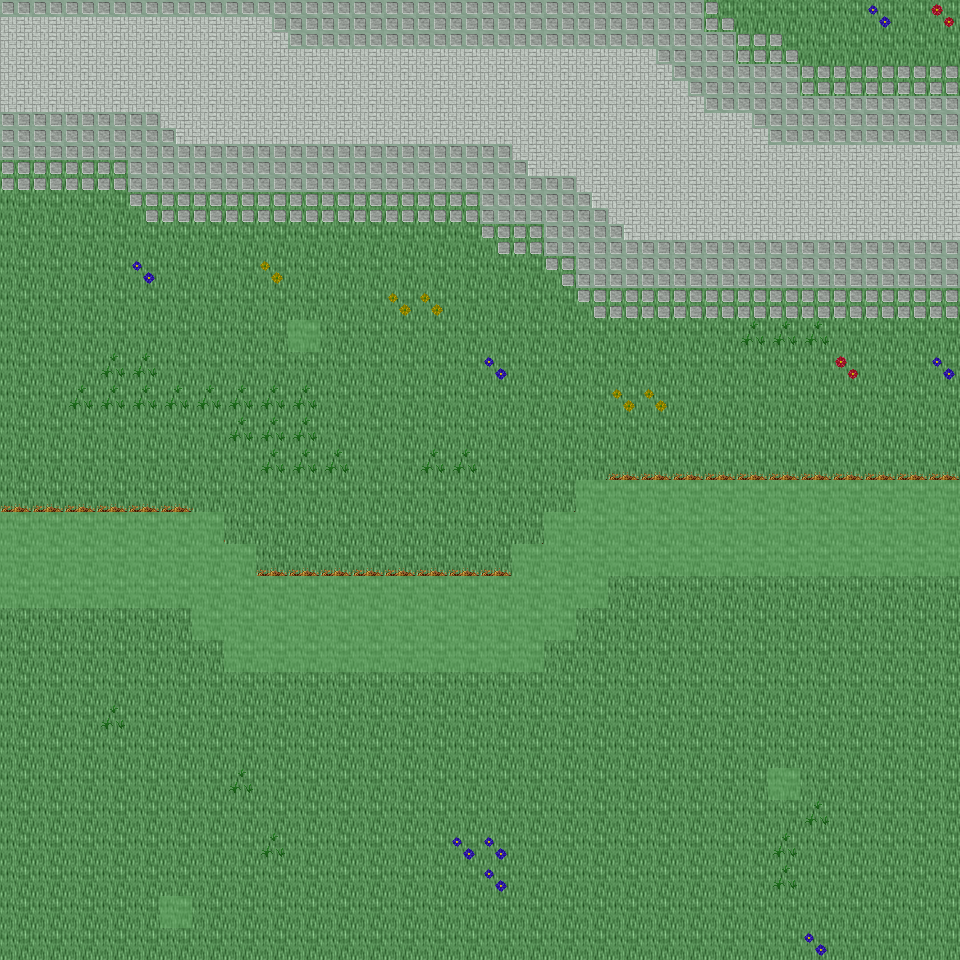

Tiled map render using the project's own tile images. Description and the map definition, with tile-layer contents summarised, below:
An orthogonal 30x30 tile map with 32x32 px tiles, 6 tile layers (Ground, Object, Object2, Above, ...), 19 tilesets and 4 objects (4x mapExit).

<map version="1.0" orientation="orthogonal" renderorder="right-down" width="30" height="30" tilewidth="32" tileheight="32" nextobjectid="5">
  <tileset firstgid="1" name="tileset_ground_ground" tilewidth="32" tileheight="32" tilecount="33" columns="3">
    <image source="../drawable/tileset_ground_ground.png" width="96" height="352" />
  </tileset>
  <tileset firstgid="34" name="tileset_ground_water_pool" tilewidth="32" tileheight="32" tilecount="72" columns="3">
    <image source="../drawable/tileset_ground_water_pool.png" width="96" height="768" />
  </tileset>
  <tileset firstgid="106" name="tileset_ground_ridge_earth_dark" tilewidth="32" tileheight="32" tilecount="96" columns="12">
    <image source="../drawable/tileset_ground_ridge_earth_dark.png" width="384" height="256" />
  </tileset>
  <tileset firstgid="202" name="tileset_ground_grass_edges" tilewidth="32" tileheight="32" tilecount="36" columns="12">
    <image source="../drawable/tileset_ground_grass_edges.png" width="384" height="96" />
  </tileset>
  <tileset firstgid="238" name="tileset_ground_earth_edges" tilewidth="32" tileheight="32" tilecount="18" columns="6">
    <image source="../drawable/tileset_ground_earth_edges.png" width="192" height="96" />
  </tileset>
  <tileset firstgid="256" name="tileset_ground_grass_corners" tilewidth="32" tileheight="32" tilecount="24" columns="6">
    <image source="../drawable/tileset_ground_grass_corners.png" width="192" height="128" />
  </tileset>
  <tileset firstgid="280" name="tileset_plant_grasses" tilewidth="32" tileheight="32" tilecount="6" columns="3">
    <image source="../drawable/tileset_plant_grasses.png" width="96" height="64" />
  </tileset>
  <tileset firstgid="286" name="tileset_plant_flower_daisy_blue" tilewidth="32" tileheight="32" tilecount="8" columns="2">
    <image source="../drawable/tileset_plant_flower_daisy_blue.png" width="64" height="128" />
  </tileset>
  <tileset firstgid="294" name="tileset_plant_flower_daisy_yellow" tilewidth="32" tileheight="32" tilecount="8" columns="2">
    <image source="../drawable/tileset_plant_flower_daisy_yellow.png" width="64" height="128" />
  </tileset>
  <tileset firstgid="302" name="tileset_plant_bush_bushes" tilewidth="32" tileheight="32" tilecount="10" columns="5">
    <image source="../drawable/tileset_plant_bush_bushes.png" width="160" height="64" />
  </tileset>
  <tileset firstgid="312" name="tileset_plant_flower_daisy_red" tilewidth="32" tileheight="32" tilecount="8" columns="2">
    <image source="../drawable/tileset_plant_flower_daisy_red.png" width="64" height="128" />
  </tileset>
  <tileset firstgid="320" name="tileset_plant_flower_daisy_white" tilewidth="32" tileheight="32" tilecount="8" columns="2">
    <image source="../drawable/tileset_plant_flower_daisy_white.png" width="64" height="128" />
  </tileset>
  <tileset firstgid="328" name="tileset_item_statue_bird" tilewidth="32" tileheight="32" tilecount="8" columns="2">
    <image source="../drawable/tileset_item_statue_bird.png" width="64" height="128" />
  </tileset>
  <tileset firstgid="336" name="tileset_logic_collision" tilewidth="32" tileheight="32" tilecount="1" columns="1">
    <image source="../drawable/tileset_logic_collision.png" width="32" height="32" />
  </tileset>
  <tileset firstgid="337" name="tileset_ground_green_paving" tilewidth="32" tileheight="32" tilecount="18" columns="3">
    <image source="../drawable/tileset_ground_green_paving.png" width="96" height="192" />
  </tileset>
  <tileset firstgid="355" name="tileset_logic_protection" tilewidth="32" tileheight="32" tilecount="2" columns="2">
    <image source="../drawable/tileset_logic_protection.png" width="64" height="32" />
  </tileset>
  <tileset firstgid="357" name="tileset_building_castle" tilewidth="32" tileheight="32" tilecount="320" columns="20">
    <image source="../drawable/tileset_building_castle.png" width="640" height="512" />
  </tileset>
  <tileset firstgid="677" name="tileset_logic_creature_reptile" tilewidth="32" tileheight="32" tilecount="7" columns="7">
    <image source="../drawable/tileset_logic_creature_reptile.png" width="224" height="32" />
  </tileset>
  <tileset firstgid="684" name="tileset_logic_creature_rodent" tilewidth="32" tileheight="32" tilecount="8" columns="8">
    <image source="../drawable/tileset_logic_creature_rodent.png" width="256" height="32" />
  </tileset>
  <layer name="Ground" width="30" height="30">
    <data>[900 cells, 900 non-empty, 2 distinct tile ids]</data>
  </layer>
  <layer name="Object" width="30" height="30">
    <data>[900 cells, 359 non-empty, 22 distinct tile ids]</data>
  </layer>
  <layer name="Object2" width="30" height="30">
    <data>[900 cells, 45 non-empty, 5 distinct tile ids]</data>
  </layer>
  <layer name="Above" width="30" height="30">
    <data>[900 cells, 0 non-empty, 0 distinct tile ids]</data>
  </layer>
  <layer name="Above2" width="30" height="30">
    <data>[900 cells, 0 non-empty, 0 distinct tile ids]</data>
  </layer>
  <layer name="Walkable" width="30" height="30">
    <data>[900 cells, 98 non-empty, 1 distinct tile ids]</data>
  </layer>
  <objectgroup name="MapEvents">
    <object id="1" name="north" type="mapExit" x="0" y="0" width="960" height="32">
      <properties>
        <property name="map" value="level_0_x85_y93" />
        <property name="x" value="0" />
        <property name="y" value="28" />
      </properties>
    </object>
    <object id="2" name="south" type="mapExit" x="0" y="928" width="960" height="32">
      <properties>
        <property name="map" value="level_0_x85_y95" />
        <property name="x" value="0" />
        <property name="y" value="1" />
      </properties>
    </object>
    <object id="3" name="east" type="mapExit" x="928" y="0" width="32" height="480">
      <properties>
        <property name="map" value="level_0_x86_y94" />
        <property name="x" value="1" />
        <property name="y" value="0" />
      </properties>
    </object>
    <object id="4" name="east2" type="mapExit" x="928" y="576" width="32" height="384">
      <properties>
        <property name="map" value="level_0_x86_y94" />
        <property name="x" value="1" />
        <property name="y" value="18" />
      </properties>
    </object>
  </objectgroup>
</map>
